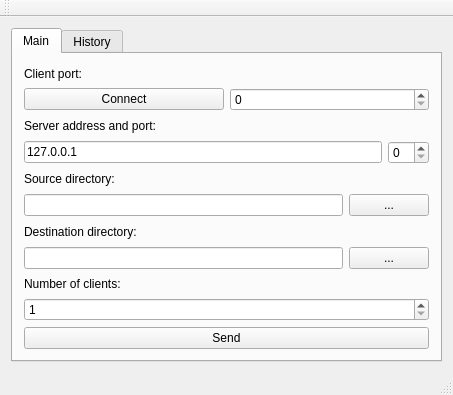
<?xml version="1.0" encoding="UTF-8"?>
<ui version="4.0">
 <class>MainWindow</class>
 <widget class="QMainWindow" name="MainWindow">
  <property name="geometry">
   <rect>
    <x>0</x>
    <y>0</y>
    <width>453</width>
    <height>395</height>
   </rect>
  </property>
  <property name="windowTitle">
   <string>Client</string>
  </property>
  <widget class="QWidget" name="centralWidget">
   <layout class="QVBoxLayout" name="verticalLayout">
    <item>
     <widget class="QTabWidget" name="tabWidget">
      <property name="currentIndex">
       <number>0</number>
      </property>
      <widget class="QWidget" name="tab">
       <attribute name="title">
        <string>Main</string>
       </attribute>
       <layout class="QVBoxLayout" name="verticalLayout_7">
        <item>
         <layout class="QVBoxLayout" name="verticalLayout_2">
          <item>
           <widget class="QLabel" name="label_2">
            <property name="text">
             <string>Client port:</string>
            </property>
           </widget>
          </item>
          <item>
           <layout class="QHBoxLayout" name="horizontalLayout">
            <item>
             <widget class="QPushButton" name="ConnectButton">
              <property name="text">
               <string>Connect</string>
              </property>
             </widget>
            </item>
            <item>
             <widget class="QSpinBox" name="PortNumber"/>
            </item>
           </layout>
          </item>
         </layout>
        </item>
        <item>
         <layout class="QVBoxLayout" name="verticalLayout_3">
          <item>
           <widget class="QLabel" name="label">
            <property name="text">
             <string>Server address and port:</string>
            </property>
           </widget>
          </item>
          <item>
           <layout class="QHBoxLayout" name="horizontalLayout_2">
            <item>
             <widget class="QLineEdit" name="ServerAddress">
              <property name="text">
               <string>127.0.0.1</string>
              </property>
             </widget>
            </item>
            <item>
             <widget class="QSpinBox" name="ServerPort"/>
            </item>
           </layout>
          </item>
         </layout>
        </item>
        <item>
         <layout class="QVBoxLayout" name="verticalLayout_4">
          <item>
           <widget class="QLabel" name="label_3">
            <property name="text">
             <string>Source directory:</string>
            </property>
           </widget>
          </item>
          <item>
           <layout class="QHBoxLayout" name="horizontalLayout_3">
            <item>
             <widget class="QLineEdit" name="SourceDirAddress">
              <property name="focusPolicy">
               <enum>Qt::ClickFocus</enum>
              </property>
             </widget>
            </item>
            <item>
             <widget class="QPushButton" name="SourceFindDirButton">
              <property name="text">
               <string>...</string>
              </property>
             </widget>
            </item>
           </layout>
          </item>
         </layout>
        </item>
        <item>
         <layout class="QVBoxLayout" name="verticalLayout_5">
          <item>
           <widget class="QLabel" name="label_4">
            <property name="text">
             <string>Destination directory:</string>
            </property>
           </widget>
          </item>
          <item>
           <layout class="QHBoxLayout" name="horizontalLayout_4">
            <item>
             <widget class="QLineEdit" name="DestinationDirAddress">
              <property name="focusPolicy">
               <enum>Qt::ClickFocus</enum>
              </property>
             </widget>
            </item>
            <item>
             <widget class="QPushButton" name="DestinationFindDirAddress">
              <property name="text">
               <string>...</string>
              </property>
             </widget>
            </item>
           </layout>
          </item>
         </layout>
        </item>
        <item>
         <layout class="QVBoxLayout" name="verticalLayout_6">
          <item>
           <widget class="QLabel" name="label_5">
            <property name="text">
             <string>Number of clients:</string>
            </property>
           </widget>
          </item>
          <item>
           <widget class="QSpinBox" name="DestNumber">
            <property name="minimum">
             <number>1</number>
            </property>
           </widget>
          </item>
         </layout>
        </item>
        <item>
         <widget class="QPushButton" name="SendFileButton">
          <property name="text">
           <string>Send</string>
          </property>
         </widget>
        </item>
       </layout>
      </widget>
      <widget class="QWidget" name="tab_2">
       <attribute name="title">
        <string>History</string>
       </attribute>
       <layout class="QVBoxLayout" name="verticalLayout_8">
        <item>
         <widget class="QTableView" name="tableView">
          <attribute name="horizontalHeaderShowSortIndicator" stdset="0">
           <bool>true</bool>
          </attribute>
          <attribute name="horizontalHeaderStretchLastSection">
           <bool>true</bool>
          </attribute>
         </widget>
        </item>
       </layout>
      </widget>
     </widget>
    </item>
   </layout>
  </widget>
  <widget class="QMenuBar" name="menuBar">
   <property name="geometry">
    <rect>
     <x>0</x>
     <y>0</y>
     <width>453</width>
     <height>17</height>
    </rect>
   </property>
  </widget>
  <widget class="QToolBar" name="mainToolBar">
   <attribute name="toolBarArea">
    <enum>TopToolBarArea</enum>
   </attribute>
   <attribute name="toolBarBreak">
    <bool>false</bool>
   </attribute>
  </widget>
  <widget class="QStatusBar" name="statusBar"/>
 </widget>
 <layoutdefault spacing="6" margin="11"/>
 <resources/>
 <connections/>
</ui>
